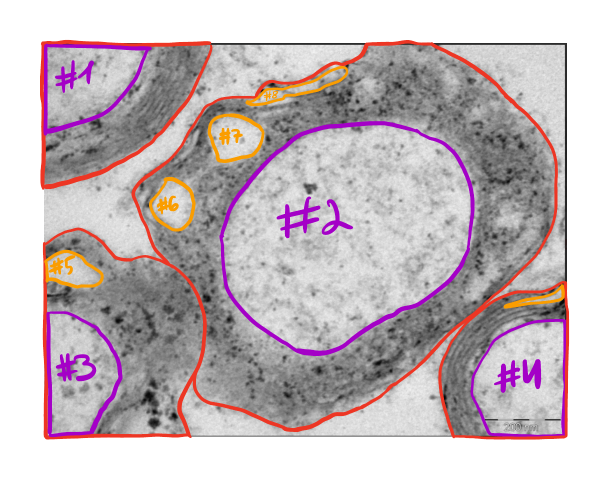
#> input picture data/samples/masks/sample_01_masked.png, 1218 x 959 px, given in place of sample_01.png, which was not available (shown at 1/2 size)
$ python build_ground_truth.py
#> lines starting #> are read from the running program, lines starting #| are printed output that depends on the picture
### gratio/gt_register.py
"""Register the hand-annotation masks onto the raw micrographs.

The annotations were delivered as a rendered crop (300 dpi, padded) whose base
raster is the same micrograph as data/samples/sample_0X.png, only scaled and
translated. We recover that similarity transform by multi-scale template
matching of the raw image against the crop, then warp the extracted ground-truth
label masks into the raw image's native pixel coordinates.

This gives ground-truth masks that line up pixel-for-pixel with the raw data,
so a raw-data segmentation can be scored against them.
"""
import cv2
import numpy as np

from .mask_extract import extract


# [32 lines left out: functions register, _warp_label_to_raw, not called in this run]


def ground_truth_for(raw_gray, crop_bgr):
    """Return ground-truth masks in the raw image's native coordinates.

    dict: axon_labels, fiber_labels, myelin_mask, orange_mask, omit_mask, plus the
    fitted (scale, x0, y0, score) and the per-axon list from the crop-space
    extraction. ``myelin_mask`` is the OMIT-CORRECTED myelin (annulus minus the
    orange non-myelin pockets), so it agrees with the tracer's convention (R7):
    the orange pockets are excluded from the myelin area. ``omit_mask`` is the
    filled non-myelin pockets on their own.
    """
    ext = extract(crop_bgr)
    scale, x0, y0, score = register(raw_gray, crop_bgr)
    to_raw = lambda lab: _warp_label_to_raw(lab, scale, x0, y0, raw_gray.shape)
    annulus = to_raw(ext.myelin_mask.astype(np.int32)) > 0
    omit = to_raw((ext.omit_labels > 0).astype(np.int32)) > 0
    myelin = (annulus & ~omit).astype(np.uint8) * 255
    return dict(
        axon_labels=to_raw(ext.axon_labels),
        fiber_labels=to_raw(ext.fiber_labels),
        myelin_mask=myelin,
        omit_mask=omit.astype(np.uint8) * 255,
        orange_mask=to_raw(ext.orange_mask.astype(np.int32)).astype(np.uint8),
        fit=dict(scale=scale, x0=x0, y0=y0, score=score),
        n_axons=len(ext.axons),
        n_omits=len(ext.omits),
    )

### build_ground_truth.py
#!/usr/bin/env python3
"""Register the hand annotations onto the raw micrographs and save ground-truth
masks in native pixel coordinates (so raw-data segmentation can be scored).

Writes, per sample, into data/samples/masks/native/:
    <stem>_gt_axon.png     16-bit axon labels (0=bg, 1..N)
    <stem>_gt_fiber.png    16-bit fibre labels
    <stem>_gt_myelin.png   8-bit myelin annulus MINUS the omit pockets (0/255)
    <stem>_gt_omit.png     8-bit non-myelin omit pockets (0/255)  [Phase 3]
    <stem>_gt_check.png    raw image with GT axon(green)/fibre(red)/omit(orange) contours

Usage:  python build_ground_truth.py
"""
import glob
import os

import cv2
import numpy as np

from gratio.gt_register import ground_truth_for

RAW_DIR = "data/samples"
CROP_DIR = "data/samples/masks"
OUT_DIR = "data/samples/masks/native"


def _check_image(raw_gray, gt):
    vis = cv2.cvtColor(raw_gray, cv2.COLOR_GRAY2BGR)
    al = gt["axon_labels"]
    for i in range(1, int(al.max()) + 1):
        cs, _ = cv2.findContours((al == i).astype(np.uint8), cv2.RETR_EXTERNAL,
                                 cv2.CHAIN_APPROX_SIMPLE)
        cv2.drawContours(vis, cs, -1, (0, 255, 0), 2)
    cs, _ = cv2.findContours((gt["fiber_labels"] > 0).astype(np.uint8),
                             cv2.RETR_EXTERNAL, cv2.CHAIN_APPROX_SIMPLE)
    cv2.drawContours(vis, cs, -1, (0, 0, 255), 2)
    if gt.get("omit_mask") is not None and gt["omit_mask"].any():
        cs, _ = cv2.findContours(gt["omit_mask"], cv2.RETR_EXTERNAL, cv2.CHAIN_APPROX_SIMPLE)
        cv2.drawContours(vis, cs, -1, (0, 140, 255), 2)   # orange: non-myelin pockets
    return vis


def main():
    os.makedirs(OUT_DIR, exist_ok=True)
    crops = sorted(glob.glob(os.path.join(CROP_DIR, "*_masked.png")))
    for crop_path in crops:
        stem = os.path.basename(crop_path).replace("_masked.png", "")
        raw_path = os.path.join(RAW_DIR, stem + ".png")
        raw = cv2.imread(raw_path, cv2.IMREAD_GRAYSCALE)
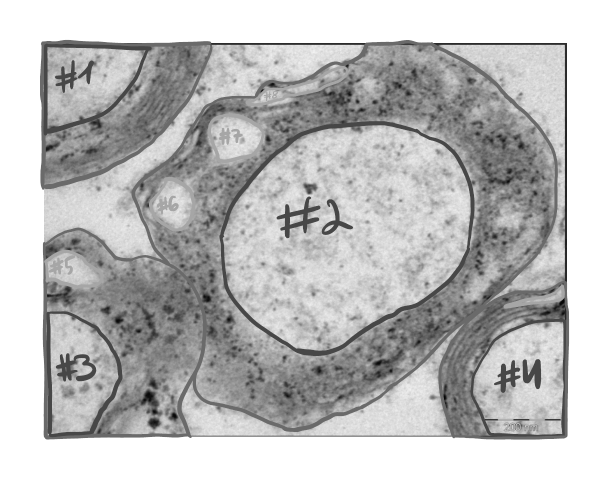
#> raw: shape (959, 1218) (shown at 1/2 size); min 4, max 255, mean 187.8
        if raw is None:
            print(f"!! no raw image for {stem}")
            continue
        gt = ground_truth_for(raw, cv2.imread(crop_path))
        f = gt["fit"]
        cv2.imwrite(os.path.join(OUT_DIR, f"{stem}_gt_axon.png"),
                    gt["axon_labels"].astype(np.uint16))
        cv2.imwrite(os.path.join(OUT_DIR, f"{stem}_gt_fiber.png"),
                    gt["fiber_labels"].astype(np.uint16))
        cv2.imwrite(os.path.join(OUT_DIR, f"{stem}_gt_myelin.png"), gt["myelin_mask"])
        cv2.imwrite(os.path.join(OUT_DIR, f"{stem}_gt_omit.png"), gt["omit_mask"])
        cv2.imwrite(os.path.join(OUT_DIR, f"{stem}_gt_check.png"), _check_image(raw, gt))
        print(f"  {stem}: fit scale={f['scale']:.3f} off=({f['x0']},{f['y0']}) "
              f"score={f['score']:.3f}  axons={gt['n_axons']}  omits={gt['n_omits']}")
    print(f"ground truth -> {OUT_DIR}")


if __name__ == "__main__":
    main()
#> (the call stopped at in ground_truth_for, `ext = extract(crop_bgr)`: gratio is not available in this run)

$ run again, on data/samples/sample_01.png
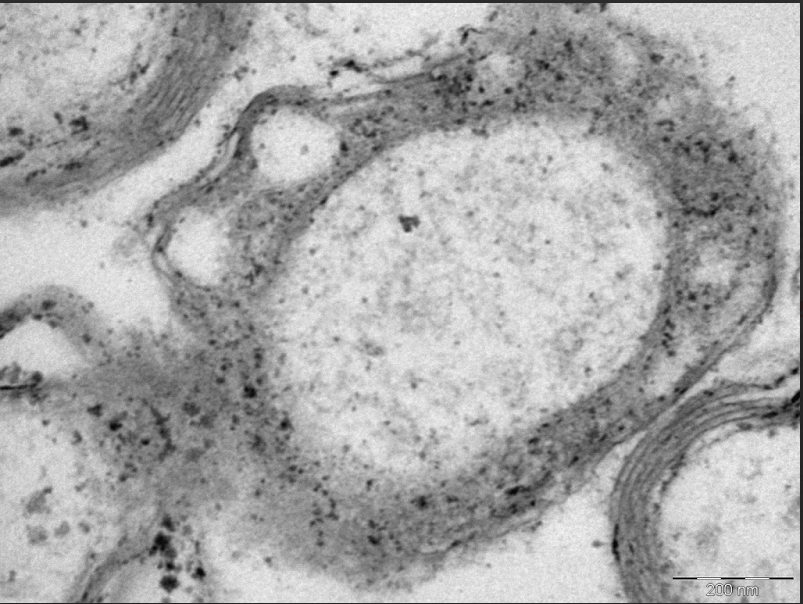
#> input picture data/samples/sample_01.png, 803 x 604 px
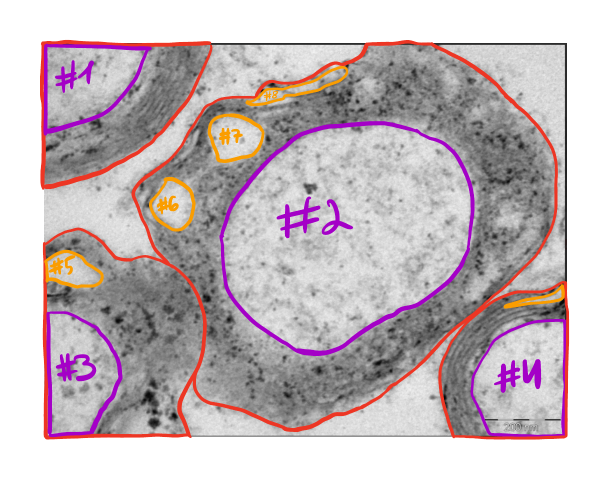
#> input picture data/samples/masks/sample_01_masked.png, 1218 x 959 px (shown at 1/2 size)
